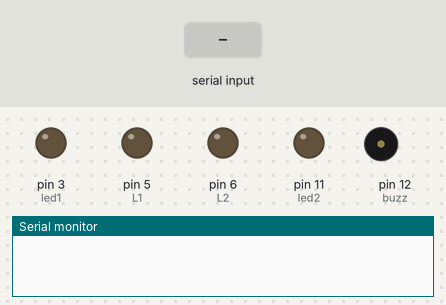
This sketch was run on a simulated Arduino Uno, built with avr-gcc and run on an emulated ATmega328P. Parts: output pins drawn as LEDs (lit = HIGH), buzzer (waves = sounding), the last lines printed to the serial monitor. The test bench sets the inputs (shaded band). Pins used as bus, display or sensor lines are not drawn.

Above: at 1.2 s.
1.3 s: "F" received over Serial
At 2.3 s:
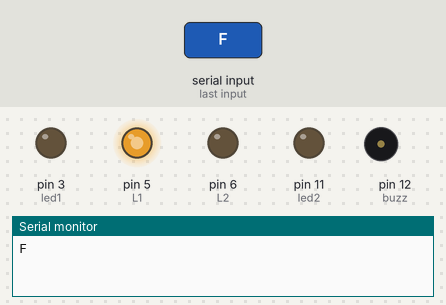
2.8 s: byte 74 ('J') received over Serial
At 3.4 s:
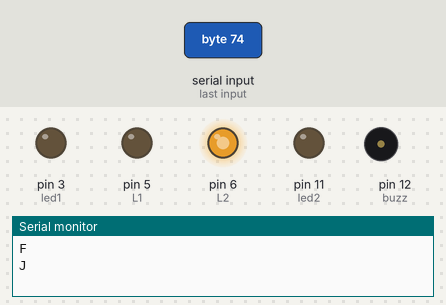
4.3 s: byte 87 ('W') received over Serial
At 4.6 s:
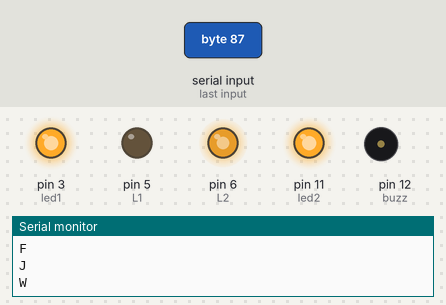
5.8 s: byte 82 ('R') received over Serial
At 6.9 s:
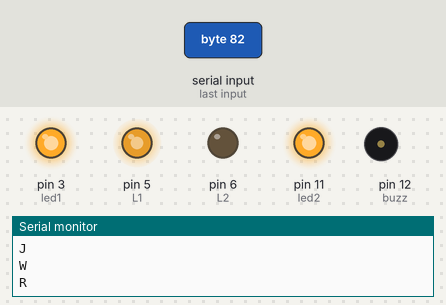
7.3 s: byte 83 ('S') received over Serial
At 8.1 s:
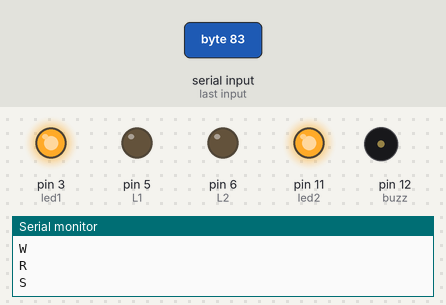
8.8 s: byte 86 ('V') received over Serial
At 9.2 s:
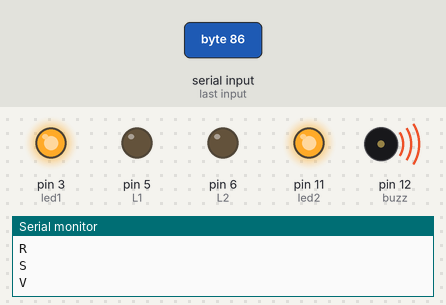
Timing chart, 0 to 11.3 s (numbered marks = the images above; inputs shaded):
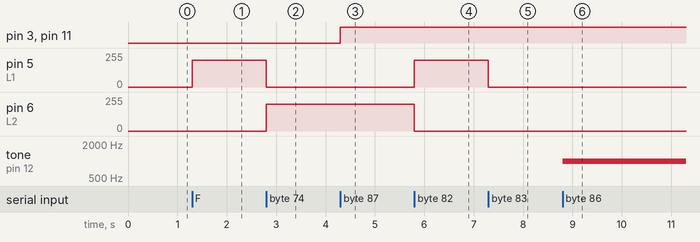

The sketch:

bt_car.ino
```cpp
int L1=5, L2=6, R1=9, R2=10;     //pins for left and right motors. 1 represents forward, 2 represents backward.
int led1=3, led2=11;             //headlights pin
int buzz=12;                     //horn pin
char state;                      //variable to read serial values
int Speed = 200;                 //initialising the variable handling speed of the motors (0-255)
int i=0, j=0;                    //useful counter variables

void setup(){                    //declaring all pins as outputs
 pinMode(L1, OUTPUT);
 pinMode(L2, OUTPUT);
 pinMode(R1, OUTPUT);
 pinMode(R2, OUTPUT);
 pinMode(led1, OUTPUT);
 pinMode(led2, OUTPUT);
 pinMode(buzz, OUTPUT);

 Serial.begin(38400);            //beginning serial communication
}

void loop(){

  if(Serial.available()!=0){            //checks whether any character is available at the serial or not

    state=Serial.read();                   //read the character
    state=char(state);
    Serial.println(state);
    Serial.println();
    if (state == '0'){                    //Different Speeds of the car
      Speed=0;}
    else if (state == '1'){
      Speed=100;}
    else if (state == '2'){
      Speed=180;}
    else if (state == '3'){
      Speed=200;}
    else if (state == '4'){
      Speed=255;}


    else if(state=='F'){  //Forward
      analogWrite(L1, Speed);
      analogWrite(R1, Speed);
      analogWrite(L2, 0);
      analogWrite(R2, 0);
    }
    else if(state=='G'){  //Forward Left
      analogWrite(L1, 0);
      analogWrite(R1, Speed);
      analogWrite(L2, 0);
      analogWrite(R2, 0);
    }
    else if(state=='I'){  //Forward Right
      analogWrite(L1, Speed);
      analogWrite(R1, 0);
      analogWrite(L2, 0);
      analogWrite(R2, 0);
    }
    else if(state=='B'){   //Backward
      analogWrite(L1, 0);
      analogWrite(R1, 0);
      analogWrite(L2, Speed);
      analogWrite(R2, Speed);
    }
    else if(state=='H'){   //Backward Left
      analogWrite(L1, 0);

      analogWrite(R1, 0);
      analogWrite(L2, 0);
      analogWrite(R2, Speed);
    }
    else if(state=='J'){   //Backward Right
      analogWrite(L1, 0);
      analogWrite(R1, 0);
      analogWrite(L2, Speed);
      analogWrite(R2, 0);
    }
    else if(state=='L'){   //Left
      analogWrite(L1, 0);
      analogWrite(R1, Speed);
      analogWrite(L2, Speed);
      analogWrite(R2, 0);
    }
    else if(state=='R'){   //Right
      analogWrite(L1, Speed);
      analogWrite(R1, 0);
      analogWrite(L2, 0);
      analogWrite(R2, Speed);
    }
    else if(state=='S'){   //Stop
      analogWrite(L1, 0);
      analogWrite(R1, 0);
      analogWrite(L2, 0);
      analogWrite(R2, 0);
    }


    else if(state=='W'){   //Lights Control
      if(i==0){
        digitalWrite(led1, HIGH);
        digitalWrite(led2, HIGH);
      }
      else {
        digitalWrite(led1, LOW);
        digitalWrite(led2, LOW);
      }
      i=!i;
    }

    else if(state=='V'){   //Horn Control
          if(j==0){
        tone(buzz, 1000);
      }
      else {
        noTone(buzz);
      }
      j=!j;
    }
  }
}
```

Measured:
- after the input at 1.3 s, pin 5 (L1): 0/255 → 200/255 at once
- after the input at 2.8 s, pin 5 (L1): 200/255 → 0/255 at once; pin 6 (L2): 0/255 → 200/255 at once
- after the input at 4.3 s, pin 3 (led1), pin 11 (led2): LOW → HIGH at once
- after the input at 5.8 s, pin 5 (L1): 0/255 → 200/255 at once; pin 6 (L2): 200/255 → 0/255 at once
- after the input at 7.3 s, pin 5 (L1): 200/255 → 0/255 at once
- after the input at 8.8 s, tone on pin 12 (buzz): silent → 1000 Hz at once
